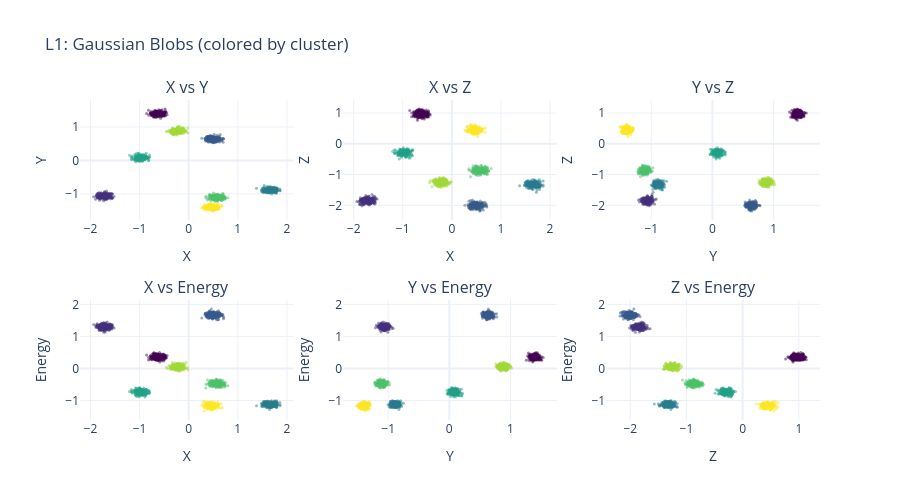
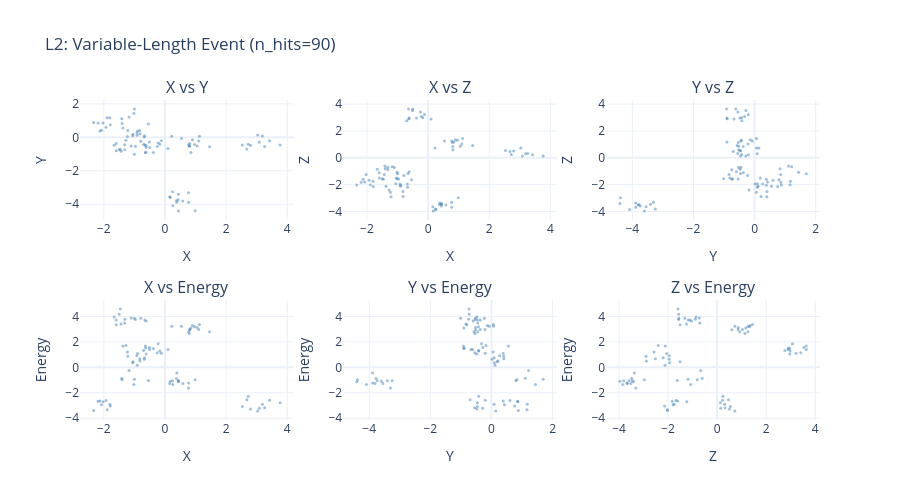
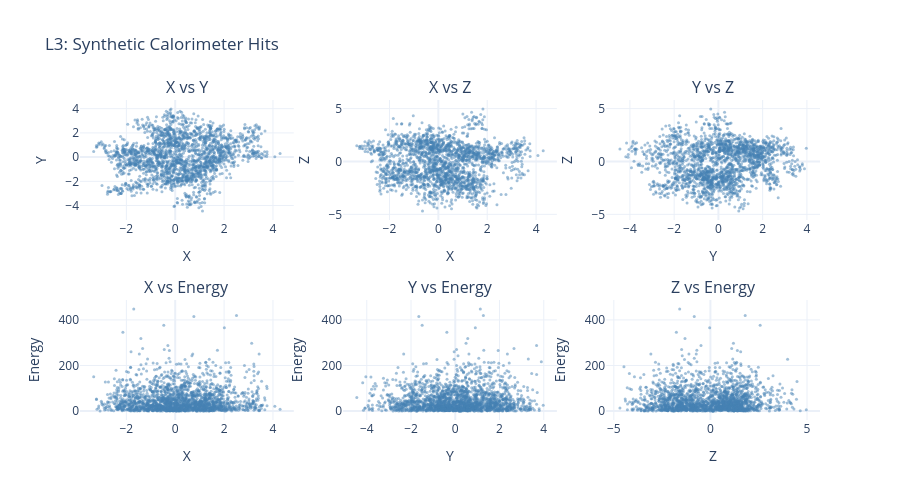
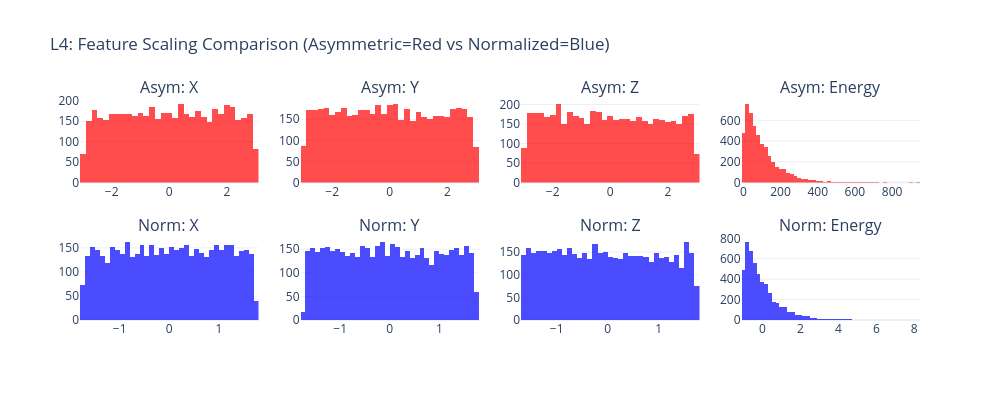

The notebook cell saved with these charts, in order:
### Markdown cell above
### Visualize All Datasets

Compare the structure and feature distributions of each toy dataset.

### Code cell
### =====================================================
### Visualize All Toy Datasets
### =====================================================

def plot_dataset_4d(X, title, labels=None, sample_size=2000):
    """Plot 4D dataset using scatter matrix and 3D projections."""
    if len(X) > sample_size:
        idx = np.random.choice(len(X), sample_size, replace=False)
        X = X[idx]
        if labels is not None:
            labels = labels[idx]
    
    X_np = X.numpy() if torch.is_tensor(X) else X
    
    fig = make_subplots(
        rows=2, cols=3,
        subplot_titles=['X vs Y', 'X vs Z', 'Y vs Z', 'X vs Energy', 'Y vs Energy', 'Z vs Energy'],
        specs=[[{'type': 'scatter'}, {'type': 'scatter'}, {'type': 'scatter'}],
               [{'type': 'scatter'}, {'type': 'scatter'}, {'type': 'scatter'}]]
    )
    
    color = labels.numpy() if labels is not None else 'steelblue'
    colorscale = 'Viridis' if labels is not None else None
    
    pairs = [(0, 1), (0, 2), (1, 2), (0, 3), (1, 3), (2, 3)]
    feat_names = ['X', 'Y', 'Z', 'Energy']
    
    for i, (f1, f2) in enumerate(pairs):
        row, col = i // 3 + 1, i % 3 + 1
        fig.add_trace(
            go.Scatter(
                x=X_np[:, f1], y=X_np[:, f2],
                mode='markers',
                marker=dict(size=3, opacity=0.5, color=color, colorscale=colorscale),
                showlegend=False
            ),
            row=row, col=col
        )
        fig.update_xaxes(title_text=feat_names[f1], row=row, col=col)
        fig.update_yaxes(title_text=feat_names[f2], row=row, col=col)
    
    fig.update_layout(title=title, height=500, width=900, template='plotly_white')
    return fig


print("="*60)
print("DATASET VISUALIZATIONS")
print("="*60)

### L1: Gaussian Blobs
print("\nL1: Gaussian Blobs (8 clusters, normalized)")
fig_l1 = plot_dataset_4d(X_blobs, "L1: Gaussian Blobs (colored by cluster)", y_blobs)
fig_l1.show()

### L2: Variable-Length (show one event's hits)
print("\nL2: Variable-Length Sequences (showing first event)")
event_0 = var_len_data['features'][0]
mask_0 = var_len_data['masks'][0]
valid_hits = event_0[mask_0 == 1]
fig_l2 = plot_dataset_4d(valid_hits, f"L2: Variable-Length Event (n_hits={int(mask_0.sum())})")
fig_l2.show()

### L3: Synthetic Calorimeter
print("\nL3: Synthetic Calorimeter (asymmetric scaling)")
calo_valid = calo_data['features'][calo_data['masks'] == 1]
fig_l3 = plot_dataset_4d(calo_valid[:5000], "L3: Synthetic Calorimeter Hits")
fig_l3.show()

### L4: Compare Asymmetric vs Normalized scaling
print("\nL4: Feature Scaling Comparison")
fig_l4 = make_subplots(
    rows=2, cols=4,
    subplot_titles=[
        'Asym: X', 'Asym: Y', 'Asym: Z', 'Asym: Energy',
        'Norm: X', 'Norm: Y', 'Norm: Z', 'Norm: Energy'
    ]
)

for i in range(4):
    fig_l4.add_trace(
        go.Histogram(x=X_asym[:, i].numpy(), nbinsx=50, marker_color='red', opacity=0.7, showlegend=False),
        row=1, col=i+1
    )
    fig_l4.add_trace(
        go.Histogram(x=X_norm[:, i].numpy(), nbinsx=50, marker_color='blue', opacity=0.7, showlegend=False),
        row=2, col=i+1
    )

fig_l4.update_layout(
    title="L4: Feature Scaling Comparison (Asymmetric=Red vs Normalized=Blue)",
    height=400, width=1000, template='plotly_white'
)
fig_l4.show()

print("\nNote the ~60x scale difference in energy between asymmetric and normalized!")

### Figure 1 — Plotly figure (JSON) as saved in the notebook; plotly's stock layout.template omitted (floating-point values rounded to 4 significant figures; data arrays with more than 128 entries replaced by an {"elided": "..."} marker saying what was removed)
{"data": [{"marker": {"color": {"elided": "2000 int values"}, "colorscale": [[0, "#440154"], [0.1111, "#482878"], [0.2222, "#3e4989"], [0.3333, "#31688e"], [0.4444, "#26828e"], [0.5556, "#1f9e89"], [0.6667, "#35b779"], [0.7778, "#6ece58"], [0.8889, "#b5de2b"], [1, "#fde725"]], "opacity": 0.5, "size": 3}, "mode": "markers", "showlegend": false, "type": "scatter", "x": {"elided": "2000 float values"}, "xaxis": "x", "y": {"elided": "2000 float values"}, "yaxis": "y"}, {"marker": {"color": {"elided": "2000 int values"}, "colorscale": [[0, "#440154"], [0.1111, "#482878"], [0.2222, "#3e4989"], [0.3333, "#31688e"], [0.4444, "#26828e"], [0.5556, "#1f9e89"], [0.6667, "#35b779"], [0.7778, "#6ece58"], [0.8889, "#b5de2b"], [1, "#fde725"]], "opacity": 0.5, "size": 3}, "mode": "markers", "showlegend": false, "type": "scatter", "x": {"elided": "2000 float values"}, "xaxis": "x2", "y": {"elided": "2000 float values"}, "yaxis": "y2"}, {"marker": {"color": {"elided": "2000 int values"}, "colorscale": [[0, "#440154"], [0.1111, "#482878"], [0.2222, "#3e4989"], [0.3333, "#31688e"], [0.4444, "#26828e"], [0.5556, "#1f9e89"], [0.6667, "#35b779"], [0.7778, "#6ece58"], [0.8889, "#b5de2b"], [1, "#fde725"]], "opacity": 0.5, "size": 3}, "mode": "markers", "showlegend": false, "type": "scatter", "x": {"elided": "2000 float values"}, "xaxis": "x3", "y": {"elided": "2000 float values"}, "yaxis": "y3"}, {"marker": {"color": {"elided": "2000 int values"}, "colorscale": [[0, "#440154"], [0.1111, "#482878"], [0.2222, "#3e4989"], [0.3333, "#31688e"], [0.4444, "#26828e"], [0.5556, "#1f9e89"], [0.6667, "#35b779"], [0.7778, "#6ece58"], [0.8889, "#b5de2b"], [1, "#fde725"]], "opacity": 0.5, "size": 3}, "mode": "markers", "showlegend": false, "type": "scatter", "x": {"elided": "2000 float values"}, "xaxis": "x4", "y": {"elided": "2000 float values"}, "yaxis": "y4"}, {"marker": {"color": {"elided": "2000 int values"}, "colorscale": [[0, "#440154"], [0.1111, "#482878"], [0.2222, "#3e4989"], [0.3333, "#31688e"], [0.4444, "#26828e"], [0.5556, "#1f9e89"], [0.6667, "#35b779"], [0.7778, "#6ece58"], [0.8889, "#b5de2b"], [1, "#fde725"]], "opacity": 0.5, "size": 3}, "mode": "markers", "showlegend": false, "type": "scatter", "x": {"elided": "2000 float values"}, "xaxis": "x5", "y": {"elided": "2000 float values"}, "yaxis": "y5"}, {"marker": {"color": {"elided": "2000 int values"}, "colorscale": [[0, "#440154"], [0.1111, "#482878"], [0.2222, "#3e4989"], [0.3333, "#31688e"], [0.4444, "#26828e"], [0.5556, "#1f9e89"], [0.6667, "#35b779"], [0.7778, "#6ece58"], [0.8889, "#b5de2b"], [1, "#fde725"]], "opacity": 0.5, "size": 3}, "mode": "markers", "showlegend": false, "type": "scatter", "x": {"elided": "2000 float values"}, "xaxis": "x6", "y": {"elided": "2000 float values"}, "yaxis": "y6"}], "layout": {"annotations": [{"font": {"size": 16}, "showarrow": false, "text": "X vs Y", "x": 0.1444, "xanchor": "center", "xref": "paper", "y": 1, "yanchor": "bottom", "yref": "paper"}, {"font": {"size": 16}, "showarrow": false, "text": "X vs Z", "x": 0.5, "xanchor": "center", "xref": "paper", "y": 1, "yanchor": "bottom", "yref": "paper"}, {"font": {"size": 16}, "showarrow": false, "text": "Y vs Z", "x": 0.8556, "xanchor": "center", "xref": "paper", "y": 1, "yanchor": "bottom", "yref": "paper"}, {"font": {"size": 16}, "showarrow": false, "text": "X vs Energy", "x": 0.1444, "xanchor": "center", "xref": "paper", "y": 0.375, "yanchor": "bottom", "yref": "paper"}, {"font": {"size": 16}, "showarrow": false, "text": "Y vs Energy", "x": 0.5, "xanchor": "center", "xref": "paper", "y": 0.375, "yanchor": "bottom", "yref": "paper"}, {"font": {"size": 16}, "showarrow": false, "text": "Z vs Energy", "x": 0.8556, "xanchor": "center", "xref": "paper", "y": 0.375, "yanchor": "bottom", "yref": "paper"}], "height": 500, "title": {"text": "L1: Gaussian Blobs (colored by cluster)"}, "width": 900, "xaxis": {"anchor": "y", "domain": [0, 0.2889], "title": {"text": "X"}}, "xaxis2": {"anchor": "y2", "domain": [0.3556, 0.6444], "title": {"text": "X"}}, "xaxis3": {"anchor": "y3", "domain": [0.7111, 1], "title": {"text": "Y"}}, "xaxis4": {"anchor": "y4", "domain": [0, 0.2889], "title": {"text": "X"}}, "xaxis5": {"anchor": "y5", "domain": [0.3556, 0.6444], "title": {"text": "Y"}}, "xaxis6": {"anchor": "y6", "domain": [0.7111, 1], "title": {"text": "Z"}}, "yaxis": {"anchor": "x", "domain": [0.625, 1], "title": {"text": "Y"}}, "yaxis2": {"anchor": "x2", "domain": [0.625, 1], "title": {"text": "Z"}}, "yaxis3": {"anchor": "x3", "domain": [0.625, 1], "title": {"text": "Z"}}, "yaxis4": {"anchor": "x4", "domain": [0, 0.375], "title": {"text": "Energy"}}, "yaxis5": {"anchor": "x5", "domain": [0, 0.375], "title": {"text": "Energy"}}, "yaxis6": {"anchor": "x6", "domain": [0, 0.375], "title": {"text": "Energy"}}}}

### Figure 2 — Plotly figure (JSON) as saved in the notebook; plotly's stock layout.template omitted (floating-point values rounded to 4 significant figures)
{"data": [{"marker": {"color": "steelblue", "opacity": 0.5, "size": 3}, "mode": "markers", "showlegend": false, "type": "scatter", "x": [0.7689, -1.928, -1.435, -1.044, -1.174, 3.418, 0.8103, 0.7727, -0.2511, -1.462, 0.155, -0.3779, 2.677, 2.799, 3.033, -0.6971, 0.4427, 3.085, -1.789, -0.8225, -0.5113, -0.1175, 0.1756, -0.1682, -0.2235, 3.187, 0.441, 2.532, -1.377, -1.597, -0.8156, -0.7919, 3.766, -0.9067, 0.5848, 0.8106, 3.26, -1.593, -1.891, -1.004, -2.075, 0.09856, -1.213, -2.188, -1.319, -0.5005, 0.7736, 0.3734, 0.3881, 0.2476, -2.127, 0.8491, -2.025, -0.9184, -1.801, 1.127, 0.7927, -1.056, 1.46, -0.6159, 0.9664, 0.9874, -1.312, -1.661, -1.277, -1.402, -0.999, 1.054, -0.6572, -1.016, -1.413, 0.8982, -0.541, -2.331, -0.6406, -0.8945, -0.6302, 0.2241, 0.4335, -1.23, 1.104, -1.497, 0.2569, -0.6168, 0.5391, -0.9672, -0.6689, -0.6771, 2.723, -1.105], "xaxis": "x", "y": [-3.309, 0.6042, -0.8366, 0.1878, 1.212, -0.2044, -0.3714, -3.889, -0.545, -0.7354, -3.552, -0.9058, -0.6983, -0.4768, 0.1408, -0.4177, -3.406, -0.2885, 0.7579, 0.4035, -0.2832, -0.2063, -3.604, -0.4225, -0.3268, 0.08503, -4.407, -0.4591, 0.5533, -0.3673, 0.2129, -0.2318, -0.4609, 0.1172, -3.811, -0.5206, -0.5522, -0.8086, 1.162, -1.014, 0.4223, -0.671, 0.4005, 0.8615, -0.452, -0.6141, -0.45, -3.779, -3.888, -3.249, 0.3839, -0.9047, 0.8553, 0.2663, 1.171, 0.06434, -0.537, 0.09284, -0.5709, -0.5954, -0.4283, -4.389, -0.7477, -0.4745, -0.1808, 0.8323, 1.693, -0.5179, -0.462, 1.44, 1.109, -0.139, 0.7988, 0.8781, -0.9159, 0.3827, -0.8943, 0.06629, -3.741, 0.05499, -0.2137, -0.7307, -4.089, -0.4831, -0.07263, -0.5381, 0.08762, 0.01851, -0.4186, -0.5254], "yaxis": "y"}, {"marker": {"color": "steelblue", "opacity": 0.5, "size": 3}, "mode": "markers", "showlegend": false, "type": "scatter", "x": [0.7689, -1.928, -1.435, -1.044, -1.174, 3.418, 0.8103, 0.7727, -0.2511, -1.462, 0.155, -0.3779, 2.677, 2.799, 3.033, -0.6971, 0.4427, 3.085, -1.789, -0.8225, -0.5113, -0.1175, 0.1756, -0.1682, -0.2235, 3.187, 0.441, 2.532, -1.377, -1.597, -0.8156, -0.7919, 3.766, -0.9067, 0.5848, 0.8106, 3.26, -1.593, -1.891, -1.004, -2.075, 0.09856, -1.213, -2.188, -1.319, -0.5005, 0.7736, 0.3734, 0.3881, 0.2476, -2.127, 0.8491, -2.025, -0.9184, -1.801, 1.127, 0.7927, -1.056, 1.46, -0.6159, 0.9664, 0.9874, -1.312, -1.661, -1.277, -1.402, -0.999, 1.054, -0.6572, -1.016, -1.413, 0.8982, -0.541, -2.331, -0.6406, -0.8945, -0.6302, 0.2241, 0.4335, -1.23, 1.104, -1.497, 0.2569, -0.6168, 0.5391, -0.9672, -0.6689, -0.6771, 2.723, -1.105], "xaxis": "x2", "y": [-3.312, -1.676, -1.249, -1.512, -0.665, 0.223, 0.8506, -3.682, 3.413, -1.596, -3.65, 2.96, 0.4611, 0.5062, 0.7246, 2.762, -3.463, 0.1435, -2.145, -2.518, 3.533, 3.22, -3.963, 2.978, 3.073, 0.3051, -3.405, 0.538, -2.112, -1.109, -2.883, -1.315, 0.1316, -2.12, -3.515, 0.6, 0.3256, -1.511, -2.016, -1.558, -1.796, 2.884, -2.899, -1.83, -0.7043, 3.636, 1.255, -3.484, -3.369, -3.805, -1.606, 1.169, -1.236, -1.95, -1.748, 1.446, 1.132, -1.933, 0.9239, -1.045, 1.311, -2.967, -0.8903, -0.8601, -2.4, -0.8092, -1.183, 0.8632, -1.176, -1.078, -0.6086, 1.351, -1.629, -2.033, 3.635, -2.05, 2.904, 0.7264, -3.591, -2.571, 1.033, -1.566, -3.848, 2.965, 1.259, -1.573, -2.2, -1.956, 0.2378, -0.7246], "yaxis": "y2"}, {"marker": {"color": "steelblue", "opacity": 0.5, "size": 3}, "mode": "markers", "showlegend": false, "type": "scatter", "x": [-3.309, 0.6042, -0.8366, 0.1878, 1.212, -0.2044, -0.3714, -3.889, -0.545, -0.7354, -3.552, -0.9058, -0.6983, -0.4768, 0.1408, -0.4177, -3.406, -0.2885, 0.7579, 0.4035, -0.2832, -0.2063, -3.604, -0.4225, -0.3268, 0.08503, -4.407, -0.4591, 0.5533, -0.3673, 0.2129, -0.2318, -0.4609, 0.1172, -3.811, -0.5206, -0.5522, -0.8086, 1.162, -1.014, 0.4223, -0.671, 0.4005, 0.8615, -0.452, -0.6141, -0.45, -3.779, -3.888, -3.249, 0.3839, -0.9047, 0.8553, 0.2663, 1.171, 0.06434, -0.537, 0.09284, -0.5709, -0.5954, -0.4283, -4.389, -0.7477, -0.4745, -0.1808, 0.8323, 1.693, -0.5179, -0.462, 1.44, 1.109, -0.139, 0.7988, 0.8781, -0.9159, 0.3827, -0.8943, 0.06629, -3.741, 0.05499, -0.2137, -0.7307, -4.089, -0.4831, -0.07263, -0.5381, 0.08762, 0.01851, -0.4186, -0.5254], "xaxis": "x3", "y": [-3.312, -1.676, -1.249, -1.512, -0.665, 0.223, 0.8506, -3.682, 3.413, -1.596, -3.65, 2.96, 0.4611, 0.5062, 0.7246, 2.762, -3.463, 0.1435, -2.145, -2.518, 3.533, 3.22, -3.963, 2.978, 3.073, 0.3051, -3.405, 0.538, -2.112, -1.109, -2.883, -1.315, 0.1316, -2.12, -3.515, 0.6, 0.3256, -1.511, -2.016, -1.558, -1.796, 2.884, -2.899, -1.83, -0.7043, 3.636, 1.255, -3.484, -3.369, -3.805, -1.606, 1.169, -1.236, -1.95, -1.748, 1.446, 1.132, -1.933, 0.9239, -1.045, 1.311, -2.967, -0.8903, -0.8601, -2.4, -0.8092, -1.183, 0.8632, -1.176, -1.078, -0.6086, 1.351, -1.629, -2.033, 3.635, -2.05, 2.904, 0.7264, -3.591, -2.571, 1.033, -1.566, -3.848, 2.965, 1.259, -1.573, -2.2, -1.956, 0.2378, -0.7246], "yaxis": "y3"}, {"marker": {"color": "steelblue", "opacity": 0.5, "size": 3}, "mode": "markers", "showlegend": false, "type": "scatter", "x": [0.7689, -1.928, -1.435, -1.044, -1.174, 3.418, 0.8103, 0.7727, -0.2511, -1.462, 0.155, -0.3779, 2.677, 2.799, 3.033, -0.6971, 0.4427, 3.085, -1.789, -0.8225, -0.5113, -0.1175, 0.1756, -0.1682, -0.2235, 3.187, 0.441, 2.532, -1.377, -1.597, -0.8156, -0.7919, 3.766, -0.9067, 0.5848, 0.8106, 3.26, -1.593, -1.891, -1.004, -2.075, 0.09856, -1.213, -2.188, -1.319, -0.5005, 0.7736, 0.3734, 0.3881, 0.2476, -2.127, 0.8491, -2.025, -0.9184, -1.801, 1.127, 0.7927, -1.056, 1.46, -0.6159, 0.9664, 0.9874, -1.312, -1.661, -1.277, -1.402, -0.999, 1.054, -0.6572, -1.016, -1.413, 0.8982, -0.541, -2.331, -0.6406, -0.8945, -0.6302, 0.2241, 0.4335, -1.23, 1.104, -1.497, 0.2569, -0.6168, 0.5391, -0.9672, -0.6689, -0.6771, 2.723, -1.105], "xaxis": "x4", "y": [-1.63, -2.604, 3.415, 0.4439, -0.2453, -2.581, 2.977, -1.233, 1.141, 4.588, -1.279, 1.491, -2.548, -3.277, -3.431, 1.334, -1.059, -3.209, -3.029, 0.6704, 1.555, 1.102, -1.089, 1.281, 1.854, -2.899, -1.129, -3.07, 1.67, 3.722, 0.4972, 3.856, -2.792, 0.1681, -1.267, 2.966, -3.174, 3.35, -3.332, 3.853, -2.947, 1.398, 0.8792, -2.669, 3.483, 1.405, 2.808, -0.8751, -0.4511, -1.056, -2.645, 3.088, -2.7, 0.9108, -2.906, 3.364, 2.666, 0.364, 2.799, 3.649, 3.194, -0.9662, 3.773, 3.962, 1.728, -0.9688, -0.9357, 3.127, 3.729, -1.338, -0.8602, 3.294, -1.037, -3.387, 1.676, 1.091, 1.521, 3.226, -1.059, 1.209, 2.976, 4.181, -1.356, 1.055, 3.241, 3.761, 0.7473, 0.6389, -2.276, 3.885], "yaxis": "y4"}, {"marker": {"color": "steelblue", "opacity": 0.5, "size": 3}, "mode": "markers", "showlegend": false, "type": "scatter", "x": [-3.309, 0.6042, -0.8366, 0.1878, 1.212, -0.2044, -0.3714, -3.889, -0.545, -0.7354, -3.552, -0.9058, -0.6983, -0.4768, 0.1408, -0.4177, -3.406, -0.2885, 0.7579, 0.4035, -0.2832, -0.2063, -3.604, -0.4225, -0.3268, 0.08503, -4.407, -0.4591, 0.5533, -0.3673, 0.2129, -0.2318, -0.4609, 0.1172, -3.811, -0.5206, -0.5522, -0.8086, 1.162, -1.014, 0.4223, -0.671, 0.4005, 0.8615, -0.452, -0.6141, -0.45, -3.779, -3.888, -3.249, 0.3839, -0.9047, 0.8553, 0.2663, 1.171, 0.06434, -0.537, 0.09284, -0.5709, -0.5954, -0.4283, -4.389, -0.7477, -0.4745, -0.1808, 0.8323, 1.693, -0.5179, -0.462, 1.44, 1.109, -0.139, 0.7988, 0.8781, -0.9159, 0.3827, -0.8943, 0.06629, -3.741, 0.05499, -0.2137, -0.7307, -4.089, -0.4831, -0.07263, -0.5381, 0.08762, 0.01851, -0.4186, -0.5254], "xaxis": "x5", "y": [-1.63, -2.604, 3.415, 0.4439, -0.2453, -2.581, 2.977, -1.233, 1.141, 4.588, -1.279, 1.491, -2.548, -3.277, -3.431, 1.334, -1.059, -3.209, -3.029, 0.6704, 1.555, 1.102, -1.089, 1.281, 1.854, -2.899, -1.129, -3.07, 1.67, 3.722, 0.4972, 3.856, -2.792, 0.1681, -1.267, 2.966, -3.174, 3.35, -3.332, 3.853, -2.947, 1.398, 0.8792, -2.669, 3.483, 1.405, 2.808, -0.8751, -0.4511, -1.056, -2.645, 3.088, -2.7, 0.9108, -2.906, 3.364, 2.666, 0.364, 2.799, 3.649, 3.194, -0.9662, 3.773, 3.962, 1.728, -0.9688, -0.9357, 3.127, 3.729, -1.338, -0.8602, 3.294, -1.037, -3.387, 1.676, 1.091, 1.521, 3.226, -1.059, 1.209, 2.976, 4.181, -1.356, 1.055, 3.241, 3.761, 0.7473, 0.6389, -2.276, 3.885], "yaxis": "y5"}, {"marker": {"color": "steelblue", "opacity": 0.5, "size": 3}, "mode": "markers", "showlegend": false, "type": "scatter", "x": [-3.312, -1.676, -1.249, -1.512, -0.665, 0.223, 0.8506, -3.682, 3.413, -1.596, -3.65, 2.96, 0.4611, 0.5062, 0.7246, 2.762, -3.463, 0.1435, -2.145, -2.518, 3.533, 3.22, -3.963, 2.978, 3.073, 0.3051, -3.405, 0.538, -2.112, -1.109, -2.883, -1.315, 0.1316, -2.12, -3.515, 0.6, 0.3256, -1.511, -2.016, -1.558, -1.796, 2.884, -2.899, -1.83, -0.7043, 3.636, 1.255, -3.484, -3.369, -3.805, -1.606, 1.169, -1.236, -1.95, -1.748, 1.446, 1.132, -1.933, 0.9239, -1.045, 1.311, -2.967, -0.8903, -0.8601, -2.4, -0.8092, -1.183, 0.8632, -1.176, -1.078, -0.6086, 1.351, -1.629, -2.033, 3.635, -2.05, 2.904, 0.7264, -3.591, -2.571, 1.033, -1.566, -3.848, 2.965, 1.259, -1.573, -2.2, -1.956, 0.2378, -0.7246], "xaxis": "x6", "y": [-1.63, -2.604, 3.415, 0.4439, -0.2453, -2.581, 2.977, -1.233, 1.141, 4.588, -1.279, 1.491, -2.548, -3.277, -3.431, 1.334, -1.059, -3.209, -3.029, 0.6704, 1.555, 1.102, -1.089, 1.281, 1.854, -2.899, -1.129, -3.07, 1.67, 3.722, 0.4972, 3.856, -2.792, 0.1681, -1.267, 2.966, -3.174, 3.35, -3.332, 3.853, -2.947, 1.398, 0.8792, -2.669, 3.483, 1.405, 2.808, -0.8751, -0.4511, -1.056, -2.645, 3.088, -2.7, 0.9108, -2.906, 3.364, 2.666, 0.364, 2.799, 3.649, 3.194, -0.9662, 3.773, 3.962, 1.728, -0.9688, -0.9357, 3.127, 3.729, -1.338, -0.8602, 3.294, -1.037, -3.387, 1.676, 1.091, 1.521, 3.226, -1.059, 1.209, 2.976, 4.181, -1.356, 1.055, 3.241, 3.761, 0.7473, 0.6389, -2.276, 3.885], "yaxis": "y6"}], "layout": {"annotations": [{"font": {"size": 16}, "showarrow": false, "text": "X vs Y", "x": 0.1444, "xanchor": "center", "xref": "paper", "y": 1, "yanchor": "bottom", "yref": "paper"}, {"font": {"size": 16}, "showarrow": false, "text": "X vs Z", "x": 0.5, "xanchor": "center", "xref": "paper", "y": 1, "yanchor": "bottom", "yref": "paper"}, {"font": {"size": 16}, "showarrow": false, "text": "Y vs Z", "x": 0.8556, "xanchor": "center", "xref": "paper", "y": 1, "yanchor": "bottom", "yref": "paper"}, {"font": {"size": 16}, "showarrow": false, "text": "X vs Energy", "x": 0.1444, "xanchor": "center", "xref": "paper", "y": 0.375, "yanchor": "bottom", "yref": "paper"}, {"font": {"size": 16}, "showarrow": false, "text": "Y vs Energy", "x": 0.5, "xanchor": "center", "xref": "paper", "y": 0.375, "yanchor": "bottom", "yref": "paper"}, {"font": {"size": 16}, "showarrow": false, "text": "Z vs Energy", "x": 0.8556, "xanchor": "center", "xref": "paper", "y": 0.375, "yanchor": "bottom", "yref": "paper"}], "height": 500, "title": {"text": "L2: Variable-Length Event (n_hits=90)"}, "width": 900, "xaxis": {"anchor": "y", "domain": [0, 0.2889], "title": {"text": "X"}}, "xaxis2": {"anchor": "y2", "domain": [0.3556, 0.6444], "title": {"text": "X"}}, "xaxis3": {"anchor": "y3", "domain": [0.7111, 1], "title": {"text": "Y"}}, "xaxis4": {"anchor": "y4", "domain": [0, 0.2889], "title": {"text": "X"}}, "xaxis5": {"anchor": "y5", "domain": [0.3556, 0.6444], "title": {"text": "Y"}}, "xaxis6": {"anchor": "y6", "domain": [0.7111, 1], "title": {"text": "Z"}}, "yaxis": {"anchor": "x", "domain": [0.625, 1], "title": {"text": "Y"}}, "yaxis2": {"anchor": "x2", "domain": [0.625, 1], "title": {"text": "Z"}}, "yaxis3": {"anchor": "x3", "domain": [0.625, 1], "title": {"text": "Z"}}, "yaxis4": {"anchor": "x4", "domain": [0, 0.375], "title": {"text": "Energy"}}, "yaxis5": {"anchor": "x5", "domain": [0, 0.375], "title": {"text": "Energy"}}, "yaxis6": {"anchor": "x6", "domain": [0, 0.375], "title": {"text": "Energy"}}}}

### Figure 3 — Plotly figure (JSON) as saved in the notebook; plotly's stock layout.template omitted (floating-point values rounded to 4 significant figures; data arrays with more than 128 entries replaced by an {"elided": "..."} marker saying what was removed)
{"data": [{"marker": {"color": "steelblue", "opacity": 0.5, "size": 3}, "mode": "markers", "showlegend": false, "type": "scatter", "x": {"elided": "2000 float values"}, "xaxis": "x", "y": {"elided": "2000 float values"}, "yaxis": "y"}, {"marker": {"color": "steelblue", "opacity": 0.5, "size": 3}, "mode": "markers", "showlegend": false, "type": "scatter", "x": {"elided": "2000 float values"}, "xaxis": "x2", "y": {"elided": "2000 float values"}, "yaxis": "y2"}, {"marker": {"color": "steelblue", "opacity": 0.5, "size": 3}, "mode": "markers", "showlegend": false, "type": "scatter", "x": {"elided": "2000 float values"}, "xaxis": "x3", "y": {"elided": "2000 float values"}, "yaxis": "y3"}, {"marker": {"color": "steelblue", "opacity": 0.5, "size": 3}, "mode": "markers", "showlegend": false, "type": "scatter", "x": {"elided": "2000 float values"}, "xaxis": "x4", "y": {"elided": "2000 float values"}, "yaxis": "y4"}, {"marker": {"color": "steelblue", "opacity": 0.5, "size": 3}, "mode": "markers", "showlegend": false, "type": "scatter", "x": {"elided": "2000 float values"}, "xaxis": "x5", "y": {"elided": "2000 float values"}, "yaxis": "y5"}, {"marker": {"color": "steelblue", "opacity": 0.5, "size": 3}, "mode": "markers", "showlegend": false, "type": "scatter", "x": {"elided": "2000 float values"}, "xaxis": "x6", "y": {"elided": "2000 float values"}, "yaxis": "y6"}], "layout": {"annotations": [{"font": {"size": 16}, "showarrow": false, "text": "X vs Y", "x": 0.1444, "xanchor": "center", "xref": "paper", "y": 1, "yanchor": "bottom", "yref": "paper"}, {"font": {"size": 16}, "showarrow": false, "text": "X vs Z", "x": 0.5, "xanchor": "center", "xref": "paper", "y": 1, "yanchor": "bottom", "yref": "paper"}, {"font": {"size": 16}, "showarrow": false, "text": "Y vs Z", "x": 0.8556, "xanchor": "center", "xref": "paper", "y": 1, "yanchor": "bottom", "yref": "paper"}, {"font": {"size": 16}, "showarrow": false, "text": "X vs Energy", "x": 0.1444, "xanchor": "center", "xref": "paper", "y": 0.375, "yanchor": "bottom", "yref": "paper"}, {"font": {"size": 16}, "showarrow": false, "text": "Y vs Energy", "x": 0.5, "xanchor": "center", "xref": "paper", "y": 0.375, "yanchor": "bottom", "yref": "paper"}, {"font": {"size": 16}, "showarrow": false, "text": "Z vs Energy", "x": 0.8556, "xanchor": "center", "xref": "paper", "y": 0.375, "yanchor": "bottom", "yref": "paper"}], "height": 500, "title": {"text": "L3: Synthetic Calorimeter Hits"}, "width": 900, "xaxis": {"anchor": "y", "domain": [0, 0.2889], "title": {"text": "X"}}, "xaxis2": {"anchor": "y2", "domain": [0.3556, 0.6444], "title": {"text": "X"}}, "xaxis3": {"anchor": "y3", "domain": [0.7111, 1], "title": {"text": "Y"}}, "xaxis4": {"anchor": "y4", "domain": [0, 0.2889], "title": {"text": "X"}}, "xaxis5": {"anchor": "y5", "domain": [0.3556, 0.6444], "title": {"text": "Y"}}, "xaxis6": {"anchor": "y6", "domain": [0.7111, 1], "title": {"text": "Z"}}, "yaxis": {"anchor": "x", "domain": [0.625, 1], "title": {"text": "Y"}}, "yaxis2": {"anchor": "x2", "domain": [0.625, 1], "title": {"text": "Z"}}, "yaxis3": {"anchor": "x3", "domain": [0.625, 1], "title": {"text": "Z"}}, "yaxis4": {"anchor": "x4", "domain": [0, 0.375], "title": {"text": "Energy"}}, "yaxis5": {"anchor": "x5", "domain": [0, 0.375], "title": {"text": "Energy"}}, "yaxis6": {"anchor": "x6", "domain": [0, 0.375], "title": {"text": "Energy"}}}}

### Figure 4 — Plotly figure (JSON) as saved in the notebook; plotly's stock layout.template omitted (floating-point values rounded to 4 significant figures; data arrays with more than 128 entries replaced by an {"elided": "..."} marker saying what was removed)
{"data": [{"marker": {"color": "red"}, "nbinsx": 50, "opacity": 0.7, "showlegend": false, "type": "histogram", "x": {"elided": "5000 float values"}, "xaxis": "x", "yaxis": "y"}, {"marker": {"color": "blue"}, "nbinsx": 50, "opacity": 0.7, "showlegend": false, "type": "histogram", "x": {"elided": "5000 float values"}, "xaxis": "x5", "yaxis": "y5"}, {"marker": {"color": "red"}, "nbinsx": 50, "opacity": 0.7, "showlegend": false, "type": "histogram", "x": {"elided": "5000 float values"}, "xaxis": "x2", "yaxis": "y2"}, {"marker": {"color": "blue"}, "nbinsx": 50, "opacity": 0.7, "showlegend": false, "type": "histogram", "x": {"elided": "5000 float values"}, "xaxis": "x6", "yaxis": "y6"}, {"marker": {"color": "red"}, "nbinsx": 50, "opacity": 0.7, "showlegend": false, "type": "histogram", "x": {"elided": "5000 float values"}, "xaxis": "x3", "yaxis": "y3"}, {"marker": {"color": "blue"}, "nbinsx": 50, "opacity": 0.7, "showlegend": false, "type": "histogram", "x": {"elided": "5000 float values"}, "xaxis": "x7", "yaxis": "y7"}, {"marker": {"color": "red"}, "nbinsx": 50, "opacity": 0.7, "showlegend": false, "type": "histogram", "x": {"elided": "5000 float values"}, "xaxis": "x4", "yaxis": "y4"}, {"marker": {"color": "blue"}, "nbinsx": 50, "opacity": 0.7, "showlegend": false, "type": "histogram", "x": {"elided": "5000 float values"}, "xaxis": "x8", "yaxis": "y8"}], "layout": {"annotations": [{"font": {"size": 16}, "showarrow": false, "text": "Asym: X", "x": 0.1062, "xanchor": "center", "xref": "paper", "y": 1, "yanchor": "bottom", "yref": "paper"}, {"font": {"size": 16}, "showarrow": false, "text": "Asym: Y", "x": 0.3688, "xanchor": "center", "xref": "paper", "y": 1, "yanchor": "bottom", "yref": "paper"}, {"font": {"size": 16}, "showarrow": false, "text": "Asym: Z", "x": 0.6313, "xanchor": "center", "xref": "paper", "y": 1, "yanchor": "bottom", "yref": "paper"}, {"font": {"size": 16}, "showarrow": false, "text": "Asym: Energy", "x": 0.8938, "xanchor": "center", "xref": "paper", "y": 1, "yanchor": "bottom", "yref": "paper"}, {"font": {"size": 16}, "showarrow": false, "text": "Norm: X", "x": 0.1062, "xanchor": "center", "xref": "paper", "y": 0.375, "yanchor": "bottom", "yref": "paper"}, {"font": {"size": 16}, "showarrow": false, "text": "Norm: Y", "x": 0.3688, "xanchor": "center", "xref": "paper", "y": 0.375, "yanchor": "bottom", "yref": "paper"}, {"font": {"size": 16}, "showarrow": false, "text": "Norm: Z", "x": 0.6313, "xanchor": "center", "xref": "paper", "y": 0.375, "yanchor": "bottom", "yref": "paper"}, {"font": {"size": 16}, "showarrow": false, "text": "Norm: Energy", "x": 0.8938, "xanchor": "center", "xref": "paper", "y": 0.375, "yanchor": "bottom", "yref": "paper"}], "height": 400, "title": {"text": "L4: Feature Scaling Comparison (Asymmetric=Red vs Normalized=Blue)"}, "width": 1000, "xaxis": {"anchor": "y", "domain": [0, 0.2125]}, "xaxis2": {"anchor": "y2", "domain": [0.2625, 0.475]}, "xaxis3": {"anchor": "y3", "domain": [0.525, 0.7375]}, "xaxis4": {"anchor": "y4", "domain": [0.7875, 1]}, "xaxis5": {"anchor": "y5", "domain": [0, 0.2125]}, "xaxis6": {"anchor": "y6", "domain": [0.2625, 0.475]}, "xaxis7": {"anchor": "y7", "domain": [0.525, 0.7375]}, "xaxis8": {"anchor": "y8", "domain": [0.7875, 1]}, "yaxis": {"anchor": "x", "domain": [0.625, 1]}, "yaxis2": {"anchor": "x2", "domain": [0.625, 1]}, "yaxis3": {"anchor": "x3", "domain": [0.625, 1]}, "yaxis4": {"anchor": "x4", "domain": [0.625, 1]}, "yaxis5": {"anchor": "x5", "domain": [0, 0.375]}, "yaxis6": {"anchor": "x6", "domain": [0, 0.375]}, "yaxis7": {"anchor": "x7", "domain": [0, 0.375]}, "yaxis8": {"anchor": "x8", "domain": [0, 0.375]}}}
